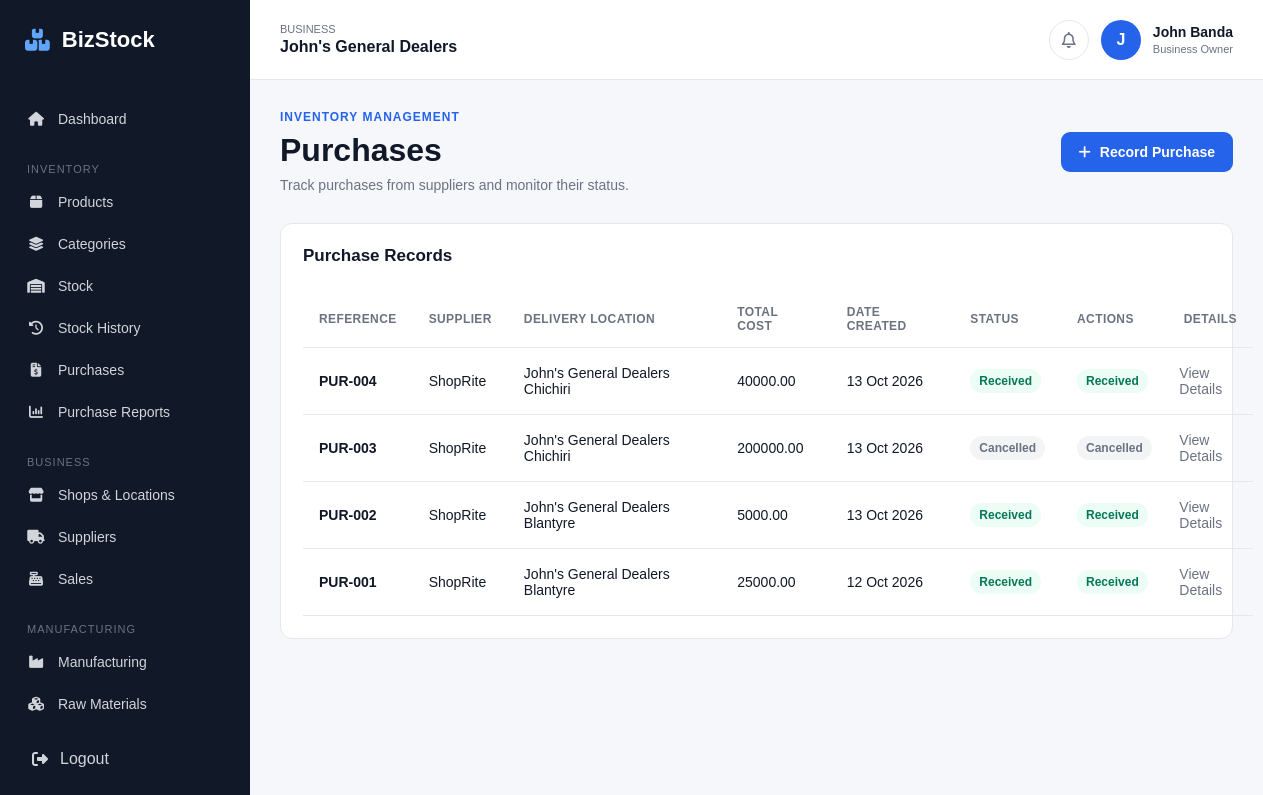
/inventory/purchases/ (signed in), run on the app's committed database.
### accounts/models.py (models this page shows, shortened)
class UserProfile(models.Model):
    user = models.OneToOneField(
        User,
        on_delete=models.CASCADE
    )
    business = models.ForeignKey(
        Business,
        on_delete=models.CASCADE,
        related_name='users'
    )

### businesses/models.py (models this page shows, shortened)
class Business(models.Model):
    BUSINESS_TYPES = [
        ('retail', 'Retail'),
        ('manufacturing', 'Manufacturing'),
        ('both', 'Retail & Manufacturing'),
    ]
    CURRENCY_CHOICES = [
    ('MWK', 'Malawian Kwacha (MWK)'),
    ('USD', 'US Dollar (USD)'),
    ('GBP', 'British Pound (GBP)'),
    ('ZAR', 'South African Rand (ZAR)'),
    ('EUR', 'Euro (EUR)'),
    ('KES', 'Kenyan Shilling (KES)'),
    ('TZS', 'Tanzanian Shilling (TZS)'),
    ('ZMW', 'Zambian Kwacha (ZMW)'),
    ]
    name = models.CharField(max_length=200)
    business_type = models.CharField(
        max_length=20,
        choices=BUSINESS_TYPES
    )
    email = models.EmailField(blank=True)
    phone = models.CharField(max_length=30, blank=True)
    address = models.TextField(blank=True)
    logo = models.ImageField(upload_to='business_logos/', blank=True, null=True)
    currency = models.CharField(max_length=3, choices=CURRENCY_CHOICES, default='MWK')
    created_at = models.DateTimeField(auto_now_add=True)

### inventory/models.py (models this page shows, shortened)
class Purchase(models.Model):
    STATUS_CHOICES = [
        ('draft', 'Draft'),
        ('received', 'Received'),
        ('cancelled', 'Cancelled'),
    ]
    business = models.ForeignKey(
        Business,
        on_delete=models.CASCADE,
        related_name='purchases'
    )
    supplier = models.ForeignKey(
        Supplier,
        on_delete=models.PROTECT,
        related_name='purchases'
    )
    location = models.ForeignKey(
        'shops.Location',
        on_delete=models.PROTECT,
        related_name='purchases'
    )
    reference = models.CharField(
        max_length=100,
        blank=True
    )
    status = models.CharField(
        max_length=20,
        choices=STATUS_CHOICES,
        default='draft'
    )
    notes = models.TextField(blank=True)
    created_by = models.ForeignKey(
        settings.AUTH_USER_MODEL,
        on_delete=models.SET_NULL,
        null=True,
        blank=True
    )
    created_at = models.DateTimeField(
        auto_now_add=True
    )
    received_at = models.DateTimeField(
        null=True,
        blank=True
    )
    class Meta:
        ordering = ['-created_at']
    @property
    def total_cost(self):
        return sum(
            (item.line_total for item in self.items.all()),
            start=Decimal('0.00')
        )

class Supplier(models.Model):
    business = models.ForeignKey(
        Business,
        on_delete=models.CASCADE,
        related_name='suppliers'
    )
    name = models.CharField(max_length=200)
    contact_person = models.CharField(
        max_length=150,
        blank=True
    )
    email = models.EmailField(blank=True)
    phone = models.CharField(
        max_length=30,
        blank=True
    )
    address = models.TextField(blank=True)
    notes = models.TextField(blank=True)
    is_active = models.BooleanField(default=True)
    created_at = models.DateTimeField(
        auto_now_add=True
    )
    class Meta:
        ordering = ['name']

class PurchaseItem(models.Model):
    purchase = models.ForeignKey(
        Purchase,
        on_delete=models.CASCADE,
        related_name='items'
    )
    product = models.ForeignKey(
        Product,
        on_delete=models.PROTECT,
        related_name='purchase_items'
    )
    quantity = models.DecimalField(
        max_digits=12,
        decimal_places=2,
        validators=[MinValueValidator(0.01)]
    )
    unit_cost = models.DecimalField(
        max_digits=12,
        decimal_places=2,
        validators=[MinValueValidator(0)]
    )
    @property
    def line_total(self):
        return self.quantity * self.unit_cost

### shops/models.py (models this page shows, shortened)
class Location(models.Model):
    LOCATION_TYPES = [
        ('factory', 'Factory'),
        ('shop', 'Shop'),
    ]
    business = models.ForeignKey(
        Business,
        on_delete=models.CASCADE,
        related_name='locations'
    )
    name = models.CharField(
        max_length=150
    )
    location_type = models.CharField(
        max_length=20,
        choices=LOCATION_TYPES
    )
    address = models.TextField(
        blank=True
    )
    phone = models.CharField(
        max_length=30,
        blank=True
    )
    is_active = models.BooleanField(
        default=True
    )
    created_at = models.DateTimeField(
        auto_now_add=True
    )
    class Meta:
        ordering = ['name']

### inventory/views.py (the view)
# urls.py: path('purchases/', views.purchase_list, name='purchase_list'),
@login_required
def purchase_list(request):
    business = request.user.userprofile.business
    purchases = (
        Purchase.objects
        .filter(business=business)
        .select_related('supplier', 'location')
        .prefetch_related('items__product')
        .order_by('-created_at')
    )
    return render(
        request,
        'inventory/purchase_list.html',
        {
            'purchases': purchases,
        },
    )

### templates/inventory/purchase_list.html (shortened to what this page needs)
{% extends 'base.html' %}
{% block content %}
<div class="page-header">
    <div>
        <p class="page-label">INVENTORY MANAGEMENT</p>
        <h1>Purchases</h1>
        <p class="page-description">
            Track purchases from suppliers and monitor their status.
        </p>
    </div>
    <a href="{% url 'purchase_create' %}" class="primary-button">
        <i class="fa-solid fa-plus"></i>
        Record Purchase
    </a>
</div>
<div class="dashboard-panel">
    <div class="panel-header">
        <h2>Purchase Records</h2>
    </div>
    {% if purchases %}
        <div class="table-responsive">
            <table class="data-table">
                <thead>
                    <tr>
                        <th>Reference</th>
                        <th>Supplier</th>
                        <th>Delivery Location</th>
                        <th>Total Cost</th>
                        <th>Date Created</th>
                        <th>Status</th>
                        <th>Actions</th>
                        <th>Details</th>
                    </tr>
                </thead>
                <tbody>
                    {% for purchase in purchases %}
                        <tr>
                            <td>
                                <strong>
                                    {{ purchase.reference|default:"PUR-" }}{% if not purchase.reference %}{{ purchase.pk }}{% endif %}
                                </strong>
                            </td>
                            <td>{{ purchase.supplier.name }}</td>
                            <td>{{ purchase.location.name }}</td>
                            <td>
                                {{ purchase.total_cost|floatformat:2 }}
                            </td>
                            <td>
                                {{ purchase.created_at|date:"d M Y" }}
                            </td>
                            <td>
                                <span class="status-badge {% if purchase.status == 'received' %}active{% elif purchase.status == 'cancelled' %}inactive{% endif %}">
                                    {{ purchase.get_status_display }}
                                </span>
                            </td>
                            <td>
                                {% if purchase.status == 'draft' %}
                                    <form method="post"
                                        action="{% url 'purchase_receive' purchase.id %}"
                                        onsubmit="return confirm('Receive this purchase and update stock?');">
                                        {% csrf_token %}
                                        <button type="submit" class="primary-button">
                                            <i class="fa-solid fa-box-open"></i>
                                            Receive
                                        </button>
                                    </form>
                                {% elif purchase.status == 'received' %}
                                    <span class="status-badge active">Received</span>
                                {% else %}
                                    <span class="status-badge inactive">Cancelled</span>
                                {% endif %}
                            </td>
                            <td>
                                <a href="{% url 'purchase_detail' purchase.id %}" class="table-action">
                                    View Details
                                </a>
                            </td>
                        </tr>
                    {% endfor %}
                </tbody>
            </table>
        </div>
    {% endif %}
</div>
{% endblock %}

### templates/base.html (shortened to what this page needs)
{% load static %}
<!DOCTYPE html>
<html lang="en">
<head>
    <link
        rel="stylesheet"
        href="{% static 'css/style.css' %}"
    >
    <link
        rel="stylesheet"
        href="https://cdnjs.cloudflare.com/ajax/libs/font-awesome/6.5.2/css/all.min.css"
    >
</head>
<body>
    <div class="app">
        <aside class="sidebar" id="sidebar">
            <div class="logo">
                <i class="fa-solid fa-boxes-stacked"></i>
                <span>BizStock</span>
            </div>
            <nav class="sidebar-nav">
                <a href="{% url 'dashboard' %}" class="nav-link">
                    <i class="fa-solid fa-house"></i>
                    <span>Dashboard</span>
                </a>
                <div class="nav-section">
                    <p>Inventory</p>
                    <a href="{% url 'product_list' %}" class="nav-link">
                        <i class="fa-solid fa-box"></i>
                        <span>Products</span>
                    </a>
                    <a href="{% url 'category_list' %}" class="nav-link">
                        <i class="fa-solid fa-layer-group"></i>
                        <span>Categories</span>
                    </a>
                    <a href="{% url 'stock_list' %}" class="nav-link">
                        <i class="fa-solid fa-warehouse"></i>
                        <span>Stock</span>
                    </a>
                    <a href="{% url 'movement_list' %}" class="nav-link">
                        <i class="fa-solid fa-clock-rotate-left"></i>
                        <span>Stock History</span>
                    </a>
                    <a href="{% url 'purchase_list' %}" class="nav-link">
                        <i class="fa-solid fa-file-invoice-dollar"></i>
                        <span>Purchases</span>
                    </a>
                    <a href="{% url 'purchase_reports' %}" class="nav-link">
                        <i class="fa-solid fa-chart-column"></i>
                        <span>Purchase Reports</span>
                    </a>
                </div>
                <div class="nav-section">
                    <p>Business</p>
                    <a href="{% url 'location_list' %}" class="nav-link">
                        <i class="fa-solid fa-store"></i>
                        <span>Shops & Locations</span>
                    </a>
                    <a href="{% url 'supplier_list' %}" class="nav-link">
                        <i class="fa-solid fa-truck"></i>
                        <span>Suppliers</span>
                    </a>
                    <a href="{% url 'sale_list' %}" class="nav-link">
                        <i class="fa-solid fa-cash-register"></i>
                        <span>Sales</span>
                    </a>
                </div>
                <div class="nav-section">
                    <p>Manufacturing</p>
                    <a href="#" class="nav-link">
                        <i class="fa-solid fa-industry"></i>
                        <span>Manufacturing</span>
                    </a>
                    <a href="#" class="nav-link">
                        <i class="fa-solid fa-cubes"></i>
                        <span>Raw Materials</span>
                    </a>
                </div>
            </nav>
            <div class="sidebar-bottom">
                <a href="{% url 'logout' %}" class="logout-link">
                    <i class="fa-solid fa-right-from-bracket"></i>
                    <span>Logout</span>
                </a>
            </div>
        </aside>
        <main class="main-content">
            <header class="topbar">
                <div class="topbar-business">
                    <span class="business-label">
                        Business
                    </span>
                    <strong>
                        {{ request.user.userprofile.business.name }}
                    </strong>
                </div>
                <div class="topbar-user">
                    <div class="notification">
                        <i class="fa-regular fa-bell"></i>
                    </div>
                    <div class="user-avatar">
                        {{ request.user.first_name|first|upper }}
                    </div>
                    <div class="user-info">
                        <strong>
                            {{ request.user.first_name }}
                            {{ request.user.last_name }}
                        </strong>
                        <span>
                            Business Owner
                        </span>
                    </div>
                </div>
            </header>
            <section class="page-content">
                {% block content %}
                {% endblock %}
            </section>
        </main>
    </div>
</body>
</html>

### data on the page
Purchase: reference "PUR-004", supplier.name "ShopRite", location.name "John's General Dealers Chichiri", total_cost "40000.00", created_at "13 Oct 2026", status "Received"
Purchase: reference "PUR-003", supplier.name "ShopRite", location.name "John's General Dealers Chichiri", total_cost "200000.00", created_at "13 Oct 2026", status "Cancelled"
Purchase: reference "PUR-002", supplier.name "ShopRite", location.name "John's General Dealers Blantyre", total_cost "5000.00", created_at "13 Oct 2026", status "Received"
Purchase: reference "PUR-001", supplier.name "ShopRite", location.name "John's General Dealers Blantyre", total_cost "25000.00", created_at "12 Oct 2026", status "Received"

### other printed values
{{ request.user.userprofile.business.name }} "John's General Dealers"
{{ request.user.first_name|first|upper }} "J"
{{ request.user.first_name }} "John"
{{ request.user.last_name }} "Banda"
